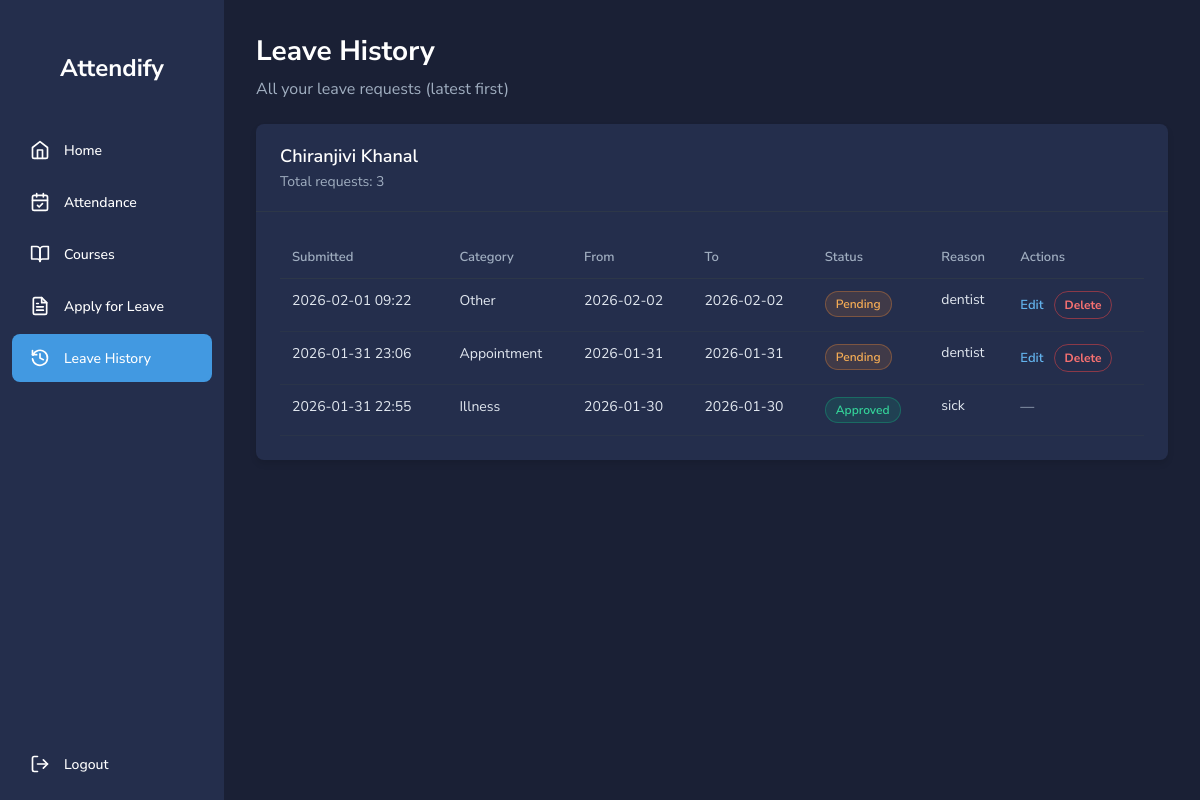
/leave/history/ (signed in), run on an earlier commit of the app's database.
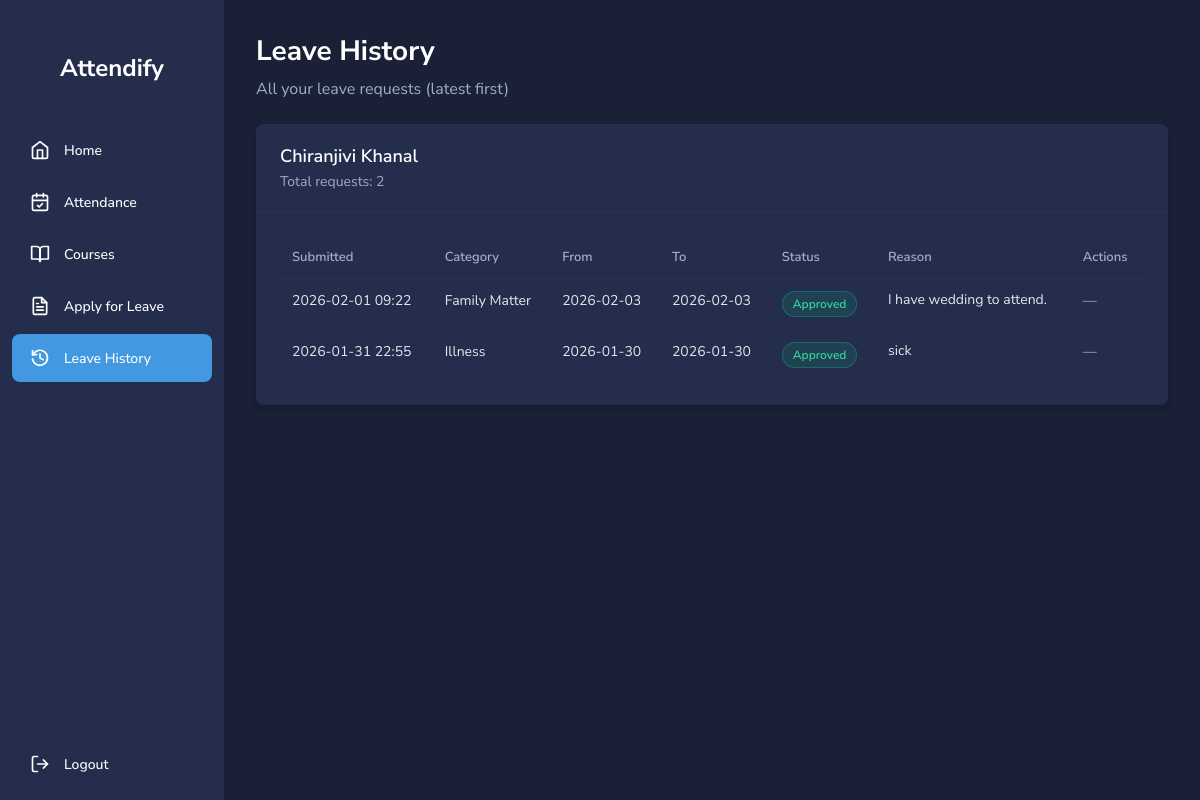
And on a later commit of the database.
### attendance/models.py (models this page shows, shortened)
class LeaveRequest(models.Model):
    STATUS_CHOICES = [
        ('pending', 'Pending'),
        ('approved', 'Approved'),
        ('rejected', 'Rejected'),
    ]
    CATEGORY_CHOICES = [
        ('illness', 'Illness'),
        ('appointment', 'Appointment'),
        ('family', 'Family Matter'),
        ('other', 'Other'),
    ]
    student = models.ForeignKey(Student, on_delete=models.CASCADE)
    category = models.CharField(max_length=20, choices=CATEGORY_CHOICES, default='other') # New Field
    from_date = models.DateField()
    to_date = models.DateField()
    reason = models.TextField()
    status = models.CharField(max_length=10, choices=STATUS_CHOICES, default='pending')
    submitted_at = models.DateTimeField(auto_now_add=True)

### attendance/views.py (the view)
# urls.py: path('leave/history/', views.leave_history_view, name='leave_history'),
def leave_history_view(request):
    if 'student_id' not in request.session:
        return redirect('login_view')
    student_id = request.session['student_id']
    student = get_object_or_404(Student, student_id=student_id)
    leave_requests = (
        LeaveRequest.objects
        .filter(student=student)
        .order_by('-submitted_at')
    )
    return render(request, 'attendance/leave_history.html', {
        'student': student,
        'student_name': request.session.get('student_name', student.name),
        'leave_requests': leave_requests,
    })

### attendance/templates/attendance/leave_history.html (shortened to what the changed rows need)
{% load static %}
<!DOCTYPE html>
<html lang="en">
<head>
  <link rel="stylesheet" href="{% static 'css/leave.css' %}">
  <link rel="stylesheet" href="{% static 'css/leave_history.css' %}">
</head>
<body>
  <div class="main-container">
    <div class="sidebar">
      <div class="logo-container">
        <h1 class="sidebar-title">Attendify</h1>
      </div>
    </div>
    <div class="main-content">
      <div class="header">
        <h1>Leave History</h1>
      </div>
      <div class="content-container">
        <div class="card">
          <div class="card-header">
            <h2>{{ student_name }}</h2>
            <p>Total requests: {{ leave_requests|length }}</p>
          </div>
          <div class="card-content">
            {% if leave_requests %}
              <div class="table-wrap">
                <table class="history-table">
                  <thead>
                    <tr>
                      <th>Submitted</th>
                      <th>Category</th>
                      <th>From</th>
                      <th>To</th>
                      <th>Status</th>
                      <th>Reason</th>
                      <th>Actions</th>
                    </tr>
                  </thead>
                  <tbody>
                    {% for req in leave_requests %}
                      <tr>
                        <td class="muted">{{ req.submitted_at|date:"Y-m-d H:i" }}</td>
                        <td>{{ req.get_category_display }}</td>
                        <td>{{ req.from_date|date:"Y-m-d" }}</td>
                        <td>{{ req.to_date|date:"Y-m-d" }}</td>
                        <td>
                          <span class="status-badge status-{{ req.status }}">{{ req.get_status_display }}</span>
                        </td>
                        <td class="reason-cell">{{ req.reason }}</td>
                        <td>
                          {% if req.status == "pending" %}
                            <div class="actions">
                              <a class="action-link" href="{% url 'edit_leave_request' req.id %}">Edit</a>
                              <form method="post" action="{% url 'delete_leave_request' req.id %}" class="inline-form"
                                onsubmit="return confirm('Delete this leave request?');">
                                <button type="submit" class="action-danger">Delete</button>
                              </form>
                            </div>
                          {% else %}
                            <span class="muted">—</span>
                          {% endif %}
                        </td>
                      </tr>
                    {% endfor %}
                  </tbody>
                </table>
              </div>
            {% else %}
              <div class="empty-state">
                <p>You haven’t submitted any leave requests yet.</p>
                <a class="submit-btn" href="/leave/">Apply for Leave</a>
              </div>
            {% endif %}
          </div>
        </div>
      </div>
    </div>
  </div>
</body>
</html>

What changed in the data, as far as the page shows it:
removed LeaveRequest: submitted_at "2026-01-31 23:06", category "Appointment", from_date "2026-01-31", to_date "2026-01-31", status "Pending", reason "dentist", shows "Edit"
changed LeaveRequest: category "Other" → "Family Matter"; from_date "2026-02-02" → "2026-02-03"; to_date "2026-02-02" → "2026-02-03"; status "Pending" → "Approved"; reason "dentist" → "I have wedding to attend."; status "Edit Delete" → "—"
Also different on the page:
{{ leave_requests|length }}: "3" → "2"
